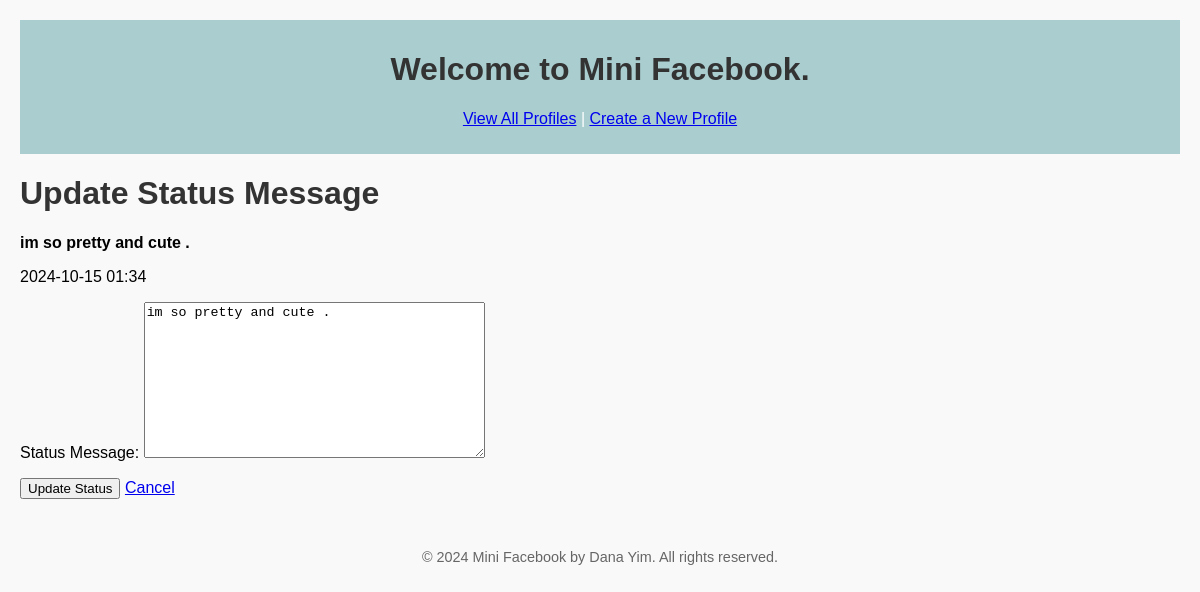
Page /mini_fb/status/7/update/ on the committed database.
### mini_fb/models.py (models this page shows, shortened)
class StatusMessage(models.Model):
    timestamp = models.DateTimeField(default=timezone.now)  # Automatically sets the current time as default
    message = models.TextField(blank=False)  # Text of the status message
    profile = models.ForeignKey(Profile, on_delete=models.CASCADE, related_name='status_messages')  # Foreign key relationship

### mini_fb/views.py (the view, shortened to what this page needs)
# urls.py: path('status/<int:pk>/update/', views.UpdateStatusMessageView.as_view(), name='update_status'),
class UpdateStatusMessageView(UpdateView):
    model = StatusMessage
    form_class = CreateStatusMessageForm
    template_name = 'mini_fb/update_status_form.html'
    context_object_name = 'status_message'

### mini_fb/forms.py
class CreateStatusMessageForm(forms.ModelForm):
    message = forms.CharField(label="Status Message", widget=forms.Textarea, required=True)
    class Meta:
        model = StatusMessage
        fields = ['message']

### mini_fb/templates/mini_fb/update_status_form.html (shortened to what this page needs)
{% extends 'mini_fb/base.html' %}
{% block content %}
<h1>Update Status Message</h1>
<div class="status-message">
    <p><strong>{{ form.message.value }}</strong></p>
    <p>{{ status_message.timestamp|date:"Y-m-d H:i" }}</p>
</div>
<form method="post">
    {{ form.as_p }}
    <button type="submit">Update Status</button>
    <a href="{% url 'show_profile' status_message.profile.pk %}">Cancel</a>
</form>
{% endblock %}

### static/css/styles.css (style rules this page uses)
body { font-family: Arial, sans-serif; background-color: #f9f9f9; margin: 20px; }
h1, h2 { color: #333; }

### rows in the picture
StatusMessage: message.value "im so pretty and cute .", timestamp "2024-10-15 01:34", message "im so pretty and cute ."
